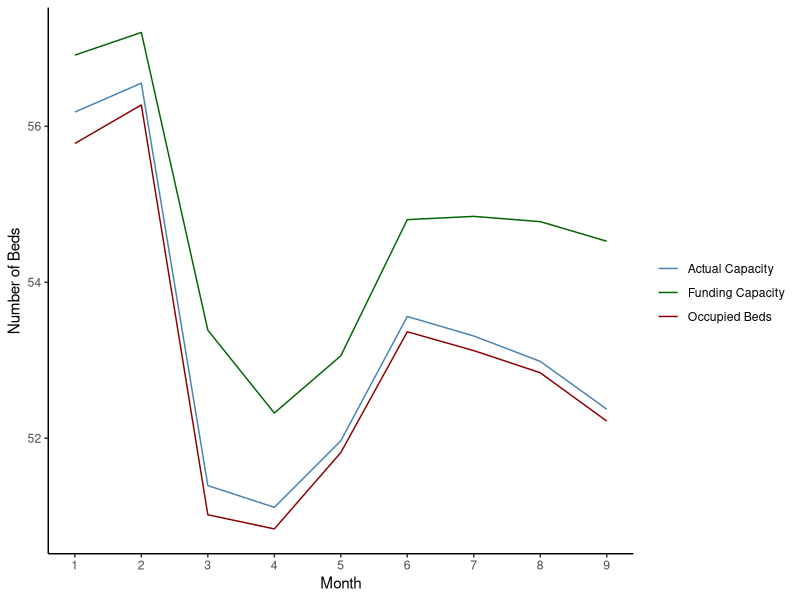
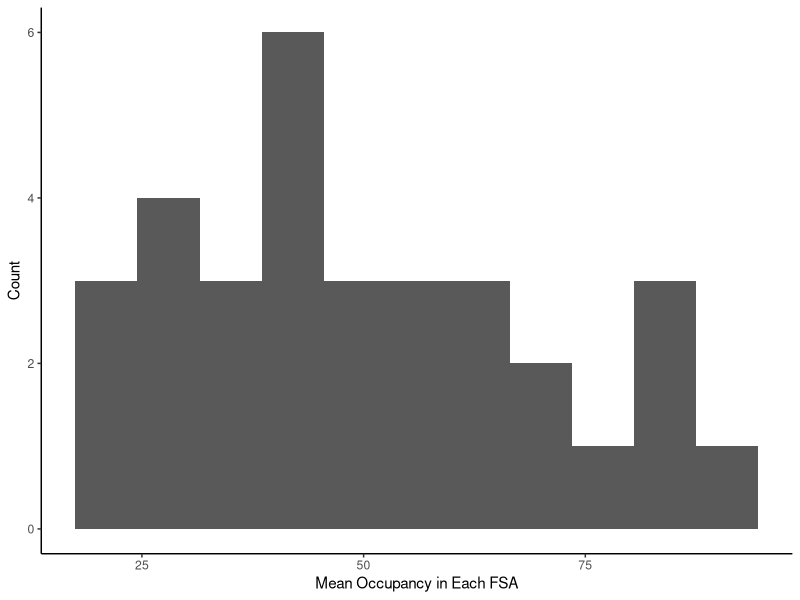
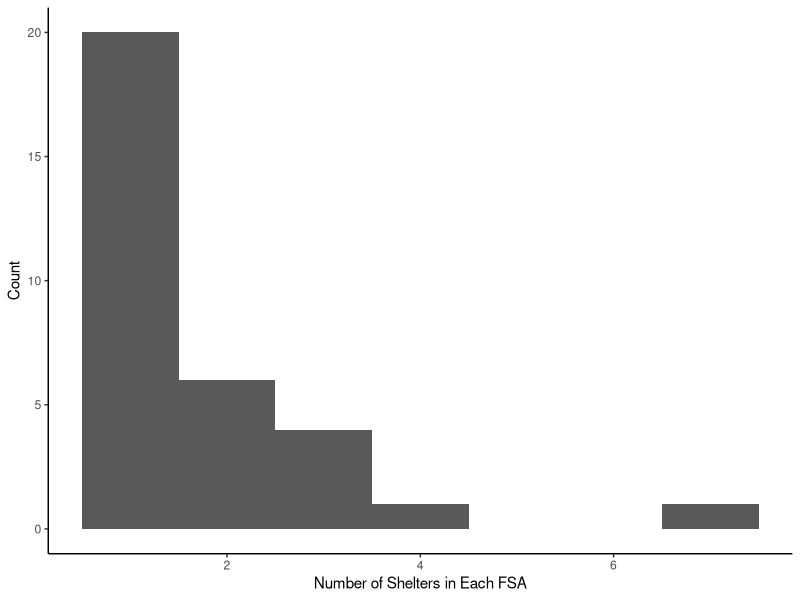

Recreate these plots in R, in order.
## ---- chunk 1
#| include: false
#| warning: false
#| message: false

#install.packages("tidyverse")
#install.packages("ggplot2")
#install.packages("knitr")
library(tidyverse)
library(ggplot2)
library(knitr)

data <- read_csv(here::here("data/analysis_data/analysis_data.csv"))
## ---- chunk 2
#| label: tbl-occupancyrate-vs-month
#| tbl-cap: 2024 Shelter Occupancy Rate Over the Months
#| echo: false

# checks if occupancy rate varies over months

rate_means <- data %>% select(month, occupancy_rate) %>% group_by(month) %>% 
  summarise(mean_occupancy_rate = round(mean(occupancy_rate), 2))

rate_means$month <- month.abb[rate_means$month]
knitr::kable(rate_means, align ="c", col.names= c("Month", "Occupancy Rate"))

## ---- chunk 3
#| label: fig-occupancy-vs-month
#| fig-cap: Shelter Capacity and Occupancy From Jan to Sep 2024
#| echo: false

# checks occupancy and capacity over months
occupancy_means <- data %>% select(month, occupied_beds, funding_capacity, 
                                   actual_capacity) %>% group_by(month) %>% 
  summarise(mean_occupied = mean(occupied_beds), 
            mean_capacity = mean(funding_capacity), 
            mean_actual = mean(actual_capacity))

ggplot(occupancy_means, aes(x=month)) + 
  geom_line(aes(y = mean_occupied, colour = "Occupied Beds")) + 
  geom_line(aes(y = mean_capacity, colour="Funding Capacity")) +
  geom_line(aes(y = mean_actual, colour="Actual Capacity")) + 
  scale_colour_manual("", 
                      values = c("Occupied Beds"="darkred", 
                                 "Funding Capacity"="darkgreen", 
                                 "Actual Capacity"="steelblue")) +
  xlab(" ") +
  theme_classic() +
  labs(x = "Month", y = "Number of Beds") + 
  scale_x_continuous(breaks = seq(1, 9, by = 1))
## ---- chunk 4
#| label: fig-regionoccupancy
#| fig-cap: Average Bed Occupancy of Shelters in Each FSA Region
#| echo: false

region_occupancy <- data %>% select(fsa, occupied_beds) %>% group_by(fsa) %>%
  summarise(mean_occupied = mean(occupied_beds))

ggplot(region_occupancy, aes(x=mean_occupied)) + geom_histogram(binwidth = 7) +
  labs(x = "Mean Occupancy in Each FSA", y = "Count") + theme_classic()
## ---- chunk 5
#| label: tbl-fsa-bedsoccupied
#| tbl-cap: Top 5 FSAs by Average Beds Occupied/Night
#| echo: false

ordered_region_occupancy <- 
  region_occupancy[order(region_occupancy$mean_occupied, decreasing = TRUE), ] %>% 
  top_n(5, mean_occupied)

knitr::kable(ordered_region_occupancy, 
             align ="c", 
             col.names= c("FSA", "Mean Number of Beds Occupied"))
## ---- chunk 6
#| label: tbl-fsa-numshelters
#| eval: true
#| tbl-cap: "Top 6 FSAs by Number of Emergency Shelter Locations"
#| echo: false

#first find num shelters per fsa

fsa_shelters <- data %>% select(fsa, location_id) %>% group_by(fsa) %>% 
  summarise(numshelters = n_distinct(location_id))
fsa_shelters <- fsa_shelters[order(fsa_shelters$numshelters, decreasing = TRUE), ]
top_fsa_shelters <- fsa_shelters %>% top_n(3, numshelters)

knitr::kable(top_fsa_shelters, 
             align ="c", 
             col.names= c("FSA", "Number of Shelter Locations"))
## ---- chunk 7
#| label: fig-numshelters-vs-fsa
#| fig-cap: Number of Shelters in Each FSA
#| echo: false

fsa_shelters <- data %>% select(fsa, location_id) %>% group_by(fsa) %>% 
  summarise(numshelters = n_distinct(location_id))

ggplot(fsa_shelters, aes(x=numshelters)) + geom_histogram(binwidth = 1) +
  labs(x = "Number of Shelters in Each FSA", y = "Count") + theme_classic()
## ---- chunk 8
#| label: tbl-unavailabilities-by-fsa
#| eval: true
#| tbl-cap: "Unavailable Beds Per Night in Different FSAs"
#| echo: false

unavailable_beds <- data %>% 
  select(fsa, unavailable_beds, funding_capacity) %>% 
  group_by(fsa) %>% 
  summarise(mean_unavailable = round(mean(unavailable_beds),3), 
            mean_fundingcap = mean(funding_capacity),
            unavailable_rate = round((mean_unavailable / mean_fundingcap)*100, 2))

unavailable_beds <- 
  unavailable_beds[order(unavailable_beds$mean_unavailable, decreasing = TRUE), ]

top_unavailability <- unavailable_beds %>% top_n(10, mean_unavailable) %>% 
  select(fsa, mean_unavailable, unavailable_rate)

knitr::kable(top_unavailability, 
             align ="c", 
             col.names= c("FSA", "Number of Unavailable Beds", 
                          "% of Funding Capacity Unavailable"))
## ---- chunk 9
#| eval: true
#| include: false
#| echo: false

summary(unavailable_beds)
## ---- chunk 10
#| label: tbl-sampledata
#| eval: true
#| tbl-cap: "First 5 Rows of Cleaned Data"
#| echo: false

sample_data <- data %>% top_n(-5, id) %>% 
  select(month, date, fsa, location_id, actual_capacity, funding_capacity, 
         occupied_beds, unoccupied_beds, unavailable_beds)
knitr::kable(sample_data, 
             align = "c",
             col.names = c("Month", "Date", "FSA", "Location ID", 
                           "Actual Capacity", "Funding Capacity", 
                           "Occupied Beds", "Unoccupied Beds", 
                           "Unavailable Beds"))
